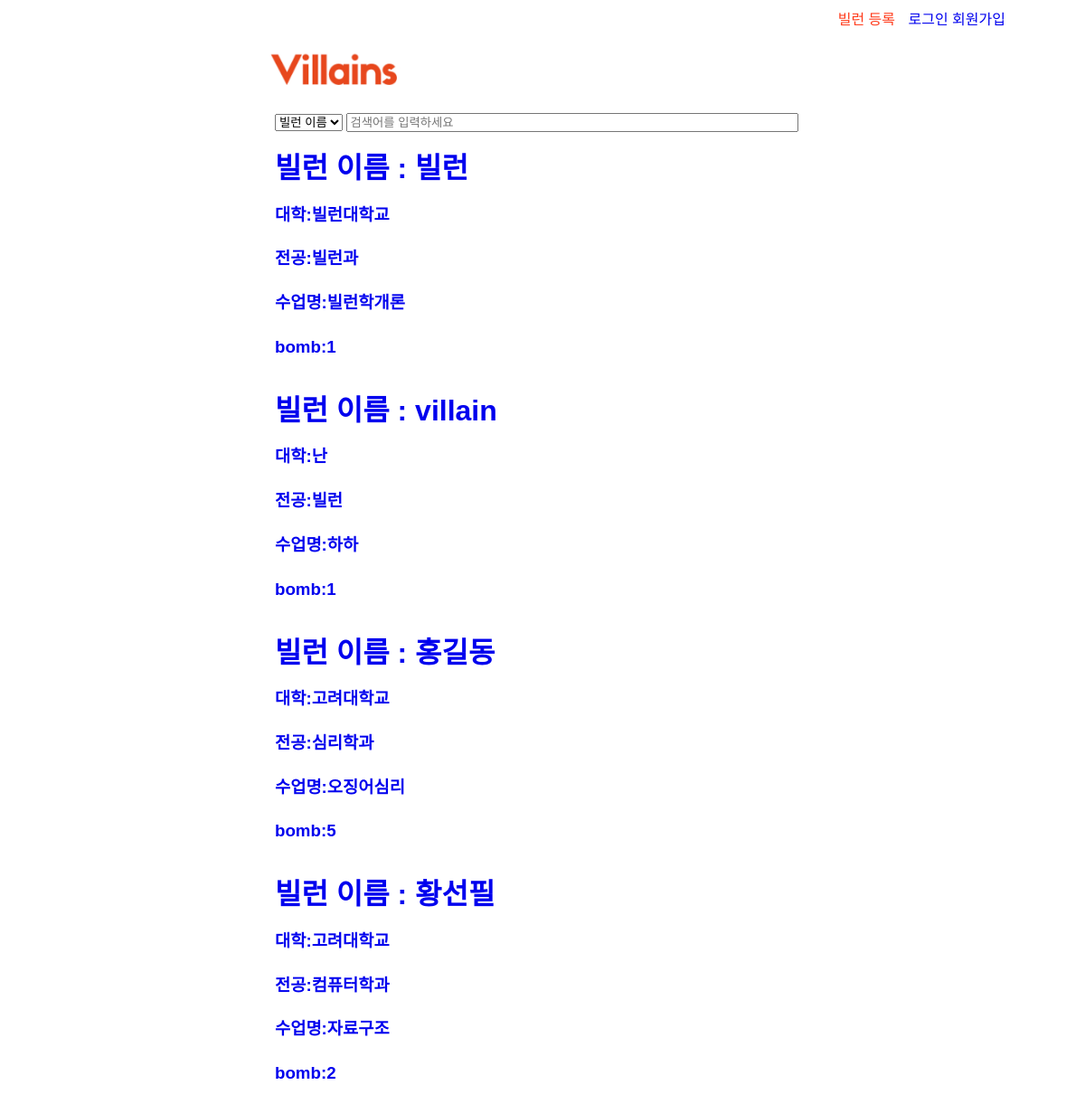
The page / on the database its author committed.
### villains/models.py (models this page shows, shortened)
class Villain(models.Model):
    writter_id = models.CharField(max_length = 24) # models.ForeignKey(settings.AUTH_USER_MODEL, on_delete=models.CASCADE)
    villain_name = models.CharField(max_length = 24)
    univ = models.CharField(max_length = 24)
    major = models.CharField(max_length = 24)
    class_name = models.CharField(max_length = 24)
    bomb = models.IntegerField(
        default=1,
        validators=[
            MaxValueValidator(5),
            MinValueValidator(1)
        ]
    )
    content = models.CharField(max_length = 3000) #본문내용
    update_date = models.DateTimeField(auto_now=True) #자동으로 현재시간 추가
    agree_user_set = models.ManyToManyField(settings.AUTH_USER_MODEL,
                                        blank=True,
                                        related_name='agree_user_set',
                                        through='Agree')

### villains/views.py (the view)
# urls.py: url(r'^$', views.index, name='index'),
def index(request):
    villains = Villain.objects.all()
    q = request.GET.get('searchText', '')
    searchType = request.GET.get('searchType')
    if q: # q가 있으면
        if searchType=="name":
            villains = villains.filter(villain_name__icontains=q) # 제목에 q가 포함되어 있는 레코드만 필터링
        elif searchType=="univ":
            villains = villains.filter(univ__icontains=q)
        elif searchType=="major":
            villains = villains.filter(major__icontains=q)
        elif searchType=="class_name":
            villains = villains.filter(class_name__icontains=q)
        elif searchType=="content":
            villains = villains.filter(content__icontains=q)
        return render(request, 'villains/default.html', {'villainList':villains} )
    else:
        villainList = Villain.objects.order_by('-update_date')[0:5]
        return render(request, 'villains/default.html', {'villainList':villainList} )

### villains/templates/villains/default.html (shortened to what this page needs)
{% extends 'villains/base.html' %}
{% block content %}
{% load staticfiles %}
    <div class="main">
      <select name="searchType" class ="searchType">
        <option value="name">빌런 이름</option>
      </select>
      <input type="text" class="searchText" placeholder="검색어를 입력하세요" style="width:500px;">
      <div id="ListBlock" class="originalBlock">
          {% for villain in villainList %}
        <div id = "villainBlock">
        <a href="{% url 'villain_detail' pk=villain.pk %}">
          <h1>빌런 이름 : {{villain.villain_name}}</h1>
          <h3>대학:{{villain.univ}}</h3>
          <h3>전공:{{villain.major}}</h3>
          <h3>수업명:{{villain.class_name}}</h3>
          <h3>bomb:{{villain.bomb}}</h3>
        </a>
      </div><br>
      {% endfor %}
    </div>
  </div>
{% endblock %}

### villains/static/villains/css/base.css (style rules this page uses)
body { font-family: 'Nanum Barun Gothic', sans-serif; }
a { text-decoration: none; }
.main { margin-left:25%; margin-right:25%; width:808px; height:600px; line-height:30px; }
#VillainBlock { display:inline-block; border-width:1px; }
#VillainBlock>a { display:inline-block; text-decoration: none; }
.originalBlock { display:block; }
.searchText { width:500px; }

### rows shown on the page
Villain: villain_name "빌런", univ "빌런대학교", major "빌런과", class_name "빌런학개론", bomb "1"
Villain: villain_name "villain", univ "난", major "빌런", class_name "하하", bomb "1"
Villain: villain_name "홍길동", univ "고려대학교", major "심리학과", class_name "오징어심리", bomb "5"
Villain: villain_name "황선필", univ "고려대학교", major "컴퓨터학과", class_name "자료구조", bomb "2"
